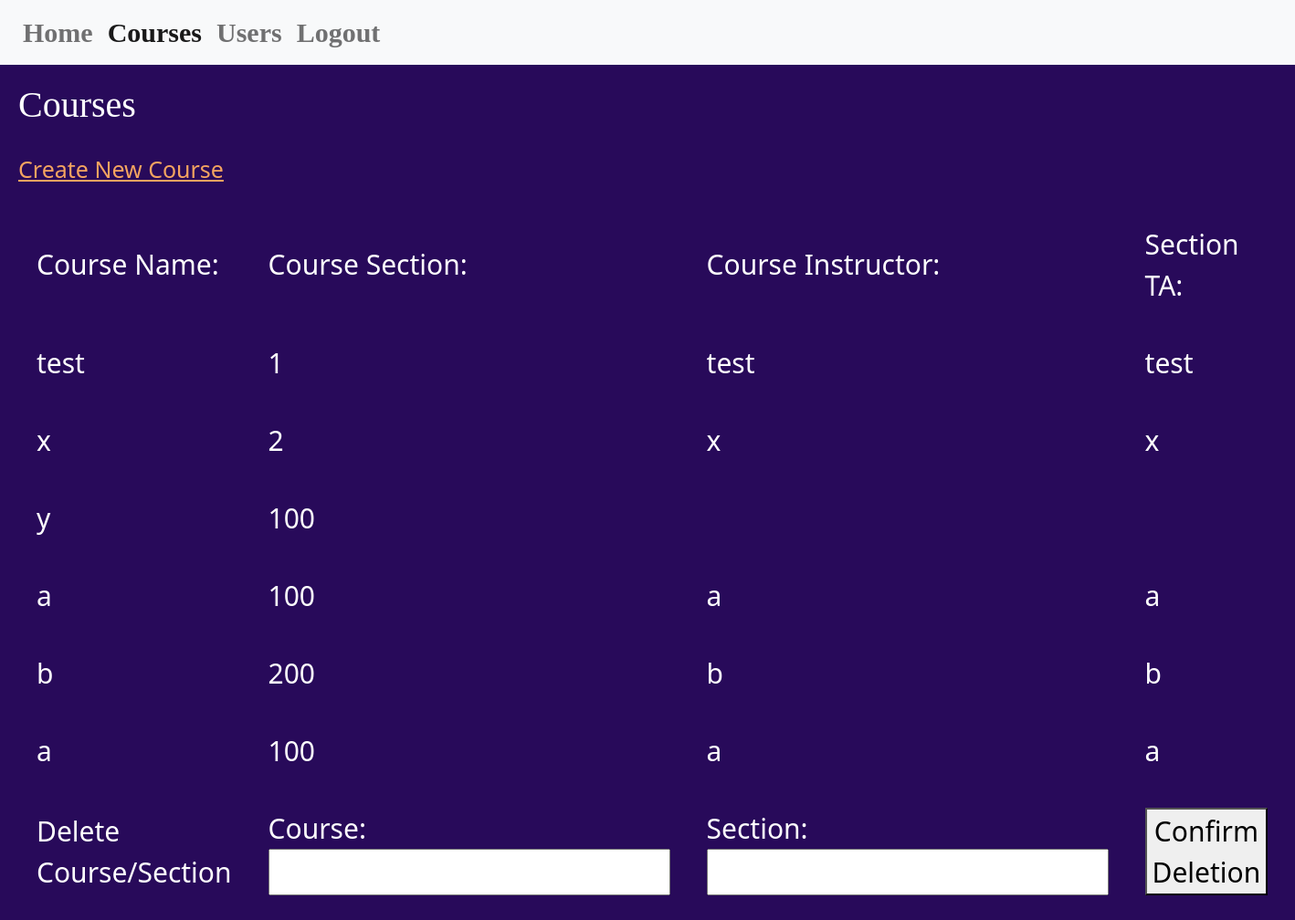
Before: /viewcourse/ with the older database file.
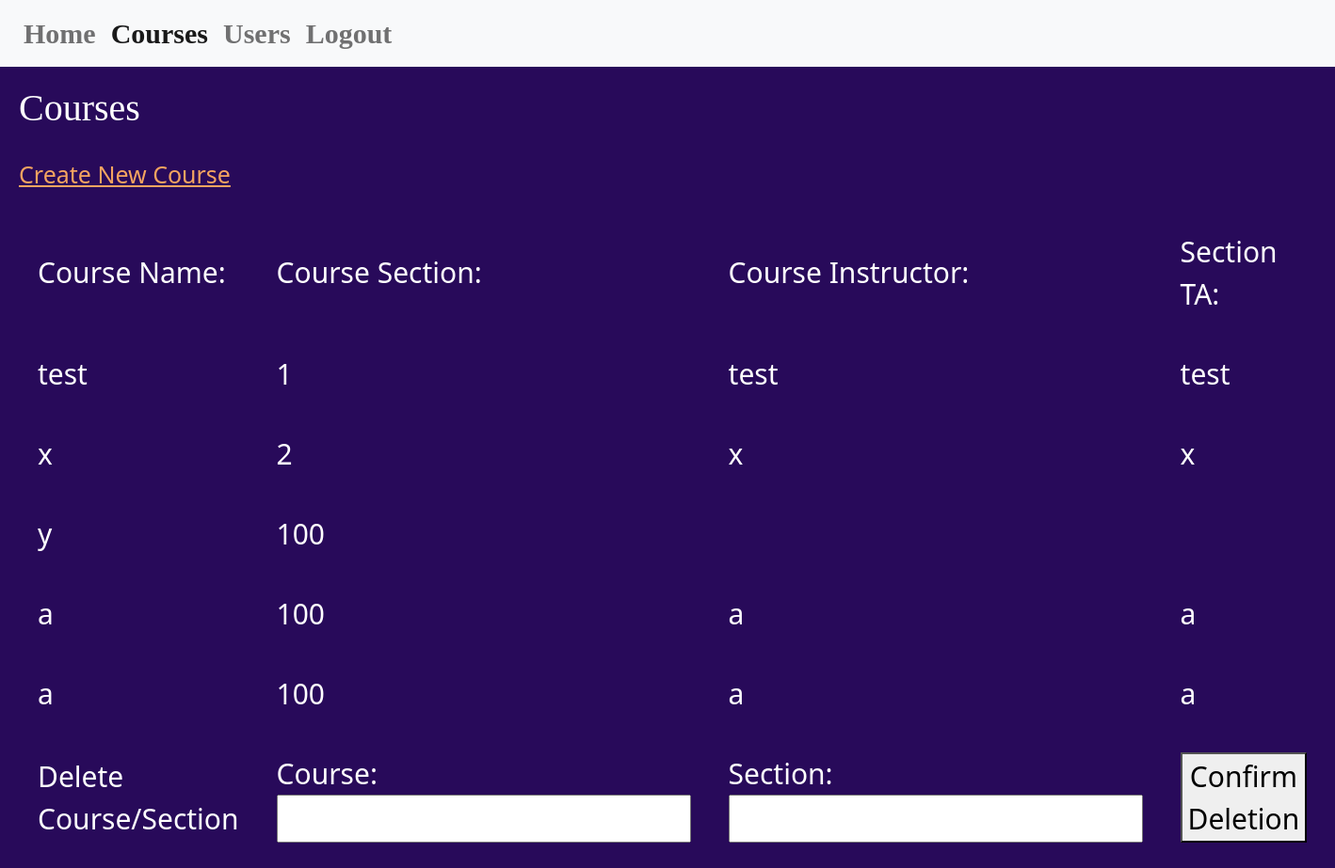
After: the same page with the newer database file.
### PurplePanda/models.py (models this page shows, shortened)
class MyCourses(models.Model):
    courseName = models.CharField(max_length=20)
    courseSection = models.CharField(max_length=20)
    courseInstructor = models.CharField(max_length=50, default=None)
    courseTA = models.CharField(max_length=50, default=None)

### PurplePanda/views.py (the view, shortened to what this page needs)
# urls.py: path('viewcourse/', ViewCourses.as_view(), name='viewcoures'),
class ViewCourses(View):
    def get(self, request):
        x = list(MyCourses.objects.all())
        if x is None:
            return render(request, "viewcourse.html", {"print": "No Courses have been created yet!"})
        return render(request, "viewcourse.html", {"print": x})

### templates/viewcourse.html (shortened to what this page needs)
{% load static %}
<!DOCTYPE html>
<html lang="en">
<head>
    <link href="https://cdn.jsdelivr.net/npm/bootstrap@5.0.2/dist/css/bootstrap.min.css" rel="stylesheet">
    <link href="{% static 'css/loginstyle.css' %}" rel="stylesheet" type="text/css"/>
</head>
<body>
    <nav class="navbar navbar-expand-lg navbar-light bg-light">
        <div class="container-fluid">
            <div class="collapse navbar-collapse" id="navbarNavAltMarkup">
                <div class="navbar-nav">
                <a class="nav-link" href="/home">Home</a>
                <a class="nav-link active" aria-current="page" href= "/viewcourse">Courses</a>
                <a class="nav-link" href="/viewuser">Users</a>
                <a class="nav-link" href= "/">Logout</a>
                </div>
            </div>
        </div>
    </nav>
    <h1 class="header2">Courses</h1>
    <a  class="create" href="/createcourse">Create New Course</a>
    <div class="users">
        <table class="loginTable">
                <tr>
                    <td>Course Name: </td>
                    <td>Course Section: </td>
                    <td>Course Instructor: </td>
                    <td>Section TA: </td>
                </tr>
            {% for i in print %}
                <tr>
                    <td>{{ i.courseName }}</td>
                    <td>{{ i.courseSection }}</td>
                    <td>{{ i.courseInstructor }}</td>
                    <td>{{ i.courseTA }}</td>
                </tr>
            {% endfor %}
        <form action="/viewcourse/" method="post">
                <tr>
                    <td>Delete Course/Section</td>
                    <td>Course: <input type="text" name="n"></td>
                    <td>Section: <input type="text" name="s"></td>
                    <td><button type = "submit">Confirm Deletion</button></td>
                </tr>
            </form>
        </table>
    </div>
</body>
</html>

Changed rows visible on the page:
removed MyCourses: courseName "b", courseSection "200", courseInstructor "b", courseTA "b"
